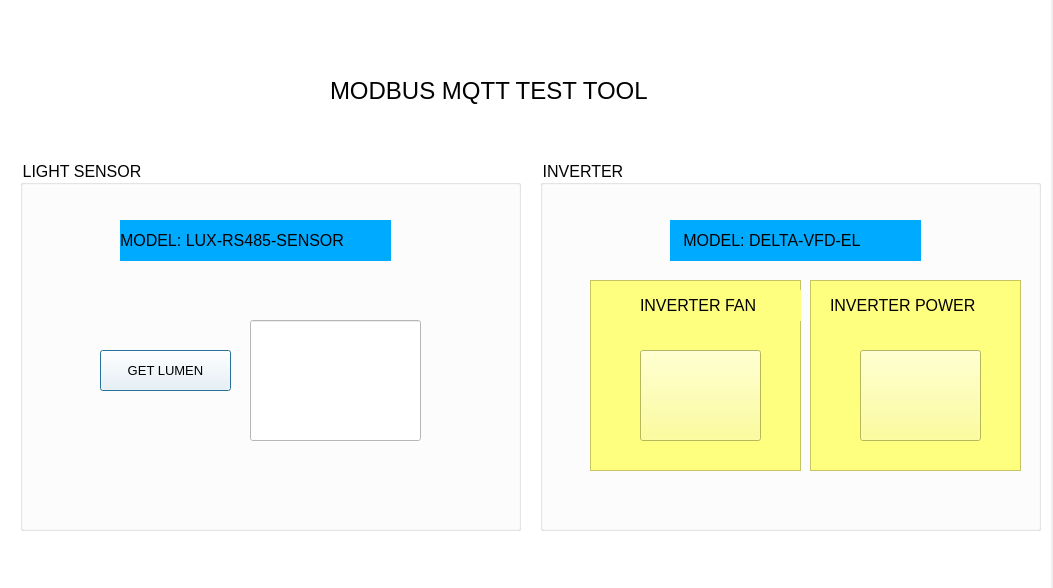
<?xml version="1.0" encoding="UTF-8"?>
<ui version="4.0">
 <class>demo</class>
 <widget class="QDialog" name="demo">
  <property name="geometry">
   <rect>
    <x>0</x>
    <y>0</y>
    <width>1053</width>
    <height>588</height>
   </rect>
  </property>
  <property name="windowTitle">
   <string>Dialog</string>
  </property>
  <widget class="QFrame" name="seial_workspace">
   <property name="geometry">
    <rect>
     <x>0</x>
     <y>0</y>
     <width>1051</width>
     <height>591</height>
    </rect>
   </property>
   <property name="styleSheet">
    <string notr="true">background-color:rgb(255, 255, 255)</string>
   </property>
   <widget class="QGroupBox" name="groupBox">
    <property name="geometry">
     <rect>
      <x>20</x>
      <y>160</y>
      <width>501</width>
      <height>371</height>
     </rect>
    </property>
    <property name="font">
     <font>
      <pointsize>12</pointsize>
     </font>
    </property>
    <property name="title">
     <string>LIGHT SENSOR</string>
    </property>
    <widget class="QLabel" name="label">
     <property name="geometry">
      <rect>
       <x>100</x>
       <y>60</y>
       <width>271</width>
       <height>41</height>
      </rect>
     </property>
     <property name="font">
      <font>
       <pointsize>12</pointsize>
      </font>
     </property>
     <property name="styleSheet">
      <string notr="true">background-color:rgb(0, 170, 255)</string>
     </property>
     <property name="text">
      <string>MODEL: LUX-RS485-SENSOR</string>
     </property>
    </widget>
    <widget class="QLineEdit" name="lumen">
     <property name="geometry">
      <rect>
       <x>230</x>
       <y>160</y>
       <width>171</width>
       <height>121</height>
      </rect>
     </property>
     <property name="font">
      <font>
       <pointsize>10</pointsize>
      </font>
     </property>
     <property name="text">
      <string/>
     </property>
    </widget>
    <widget class="QPushButton" name="getlumen">
     <property name="geometry">
      <rect>
       <x>80</x>
       <y>190</y>
       <width>131</width>
       <height>41</height>
      </rect>
     </property>
     <property name="font">
      <font>
       <pointsize>10</pointsize>
       <weight>50</weight>
       <bold>false</bold>
      </font>
     </property>
     <property name="text">
      <string>GET LUMEN</string>
     </property>
    </widget>
   </widget>
   <widget class="QGroupBox" name="groupBox_2">
    <property name="geometry">
     <rect>
      <x>540</x>
      <y>160</y>
      <width>501</width>
      <height>371</height>
     </rect>
    </property>
    <property name="font">
     <font>
      <pointsize>12</pointsize>
     </font>
    </property>
    <property name="title">
     <string>INVERTER</string>
    </property>
    <widget class="QLabel" name="label_3">
     <property name="geometry">
      <rect>
       <x>130</x>
       <y>60</y>
       <width>251</width>
       <height>41</height>
      </rect>
     </property>
     <property name="font">
      <font>
       <pointsize>12</pointsize>
      </font>
     </property>
     <property name="styleSheet">
      <string notr="true">background-color:rgb(0, 170, 255)</string>
     </property>
     <property name="text">
      <string>   MODEL: DELTA-VFD-EL</string>
     </property>
    </widget>
    <widget class="QFrame" name="frame_2">
     <property name="geometry">
      <rect>
       <x>50</x>
       <y>120</y>
       <width>211</width>
       <height>191</height>
      </rect>
     </property>
     <property name="styleSheet">
      <string notr="true">background-color:rgb(255, 255, 127)</string>
     </property>
     <property name="frameShape">
      <enum>QFrame::StyledPanel</enum>
     </property>
     <property name="frameShadow">
      <enum>QFrame::Raised</enum>
     </property>
     <widget class="QPushButton" name="fan">
      <property name="geometry">
       <rect>
        <x>50</x>
        <y>70</y>
        <width>121</width>
        <height>91</height>
       </rect>
      </property>
      <property name="text">
       <string/>
      </property>
     </widget>
     <widget class="QLabel" name="deviceid_4">
      <property name="geometry">
       <rect>
        <x>50</x>
        <y>10</y>
        <width>161</width>
        <height>31</height>
       </rect>
      </property>
      <property name="font">
       <font>
        <pointsize>12</pointsize>
        <weight>50</weight>
        <bold>false</bold>
       </font>
      </property>
      <property name="text">
       <string>INVERTER FAN</string>
      </property>
     </widget>
    </widget>
    <widget class="QFrame" name="frame_3">
     <property name="geometry">
      <rect>
       <x>270</x>
       <y>120</y>
       <width>211</width>
       <height>191</height>
      </rect>
     </property>
     <property name="styleSheet">
      <string notr="true">background-color:rgb(255, 255, 127)</string>
     </property>
     <property name="frameShape">
      <enum>QFrame::StyledPanel</enum>
     </property>
     <property name="frameShadow">
      <enum>QFrame::Raised</enum>
     </property>
     <widget class="QPushButton" name="fan_2">
      <property name="geometry">
       <rect>
        <x>50</x>
        <y>70</y>
        <width>121</width>
        <height>91</height>
       </rect>
      </property>
      <property name="text">
       <string/>
      </property>
     </widget>
     <widget class="QLabel" name="deviceid_5">
      <property name="geometry">
       <rect>
        <x>20</x>
        <y>10</y>
        <width>161</width>
        <height>31</height>
       </rect>
      </property>
      <property name="font">
       <font>
        <pointsize>12</pointsize>
        <weight>50</weight>
        <bold>false</bold>
       </font>
      </property>
      <property name="text">
       <string>INVERTER POWER</string>
      </property>
     </widget>
    </widget>
   </widget>
   <widget class="QLabel" name="label_2">
    <property name="geometry">
     <rect>
      <x>330</x>
      <y>60</y>
      <width>381</width>
      <height>61</height>
     </rect>
    </property>
    <property name="font">
     <font>
      <pointsize>18</pointsize>
     </font>
    </property>
    <property name="text">
     <string>MODBUS MQTT TEST TOOL</string>
    </property>
   </widget>
  </widget>
 </widget>
 <resources/>
 <connections/>
</ui>
